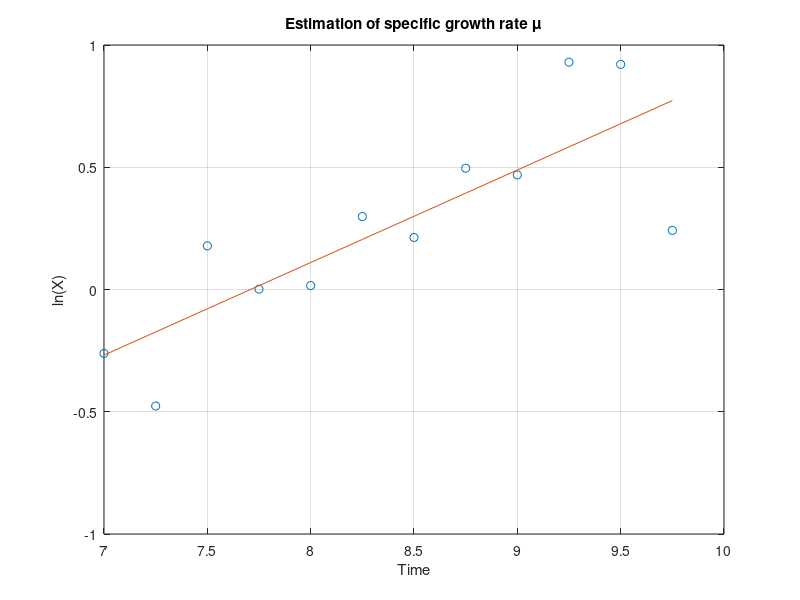

Reproduce this figure in MATLAB.
% Time vector
t = [ 0 0.25 0.5 0.75 ...
    1 1.25 1.5 1.75 ...
    2 2.25 2.5 2.75 ...
    3 3.25 3.5 3.75 ...
    4 4.25 4.5 4.75 ...
    5 5.25 5.5 5.75 ...
    6 6.25 6.5 6.75 ...
    7 7.25 7.5 7.75 ....
8 8.25 8.5 8.75 9 9.25 9.5 9.75 10 10.25 10.5 10.75 11 11.25 11.5 11.75 12 ];

% Biomass vector
X = [
0.117342787404139 0.158731018389056 0.167946732740233 0.123525040138678 ...
0.124982662572416 0.256551363780705 0.0598633891368670 0.246651479954157 ...
0.256642187054661 0.250781745286317 0.118095543439869 0.167822391463391 ...
0.178546982105370 0.260267232712412 0.190917517186242 0.252528613969189 ...
0.185582539466441 0.291580261767395 0.308316388034201 0.428595509422117 ...
0.455585830211025 0.444589710821036 0.501903922865784 0.464794310421441 ...
0.557269450093384 0.550743324915109 0.586862696939234 0.677158775043782 ...
0.770027734848821 0.620939767542000 1.19531269884163 1.00145498801887 ...
1.01629527103922 1.34736521433923 1.23715275317171 1.64227212677139 ...
1.59793319505874 2.53382394828956 2.51141358105043 1.27344971578537 ...
2.26215037333670 1.63784269761602 2.14807109941103 2.22259988693345 ...
2.35777933337034 2.04107487884435 2.52190716843348 2.01994901802561 2.13821366832011 ];
% Select exponential growth region
idx = (t >= 7) & (t <= 9.75);

t_exp = t(idx);
X_exp = X(idx);
lnX = log(X_exp);
% Linear fit: ln(X) = a + mu*t
p = polyfit(t_exp, lnX, 1);

mu = p(1);        % slope = growth rate
lnX0 = p(2);      % intercept
fprintf('Average specific growth rate mu = %.3f 1/h\n', mu);
figure
plot(t_exp, lnX, 'o', 'MarkerSize', 6)
hold on
plot(t_exp, polyval(p, t_exp), '-')
xlabel('Time')
ylabel('ln(X)')
title('Estimation of specific growth rate \mu')
grid on
